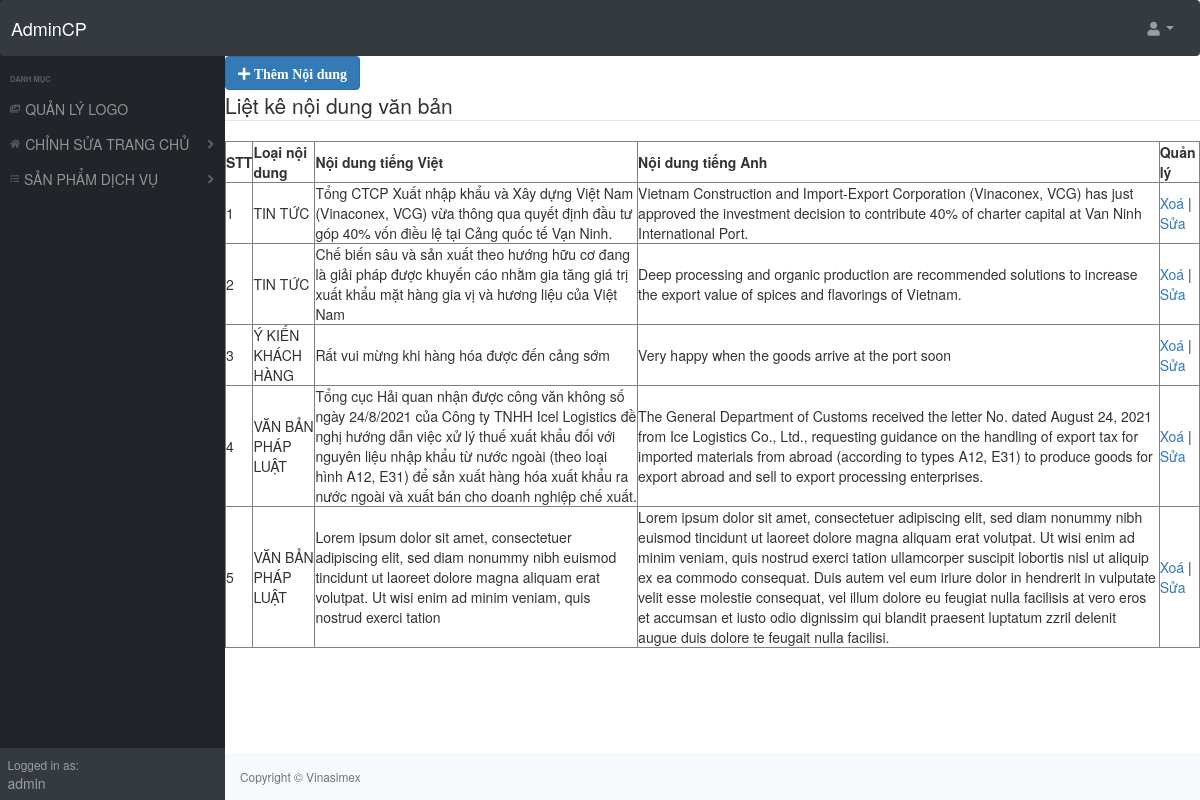
Page /admincp/index.php?action=quanlynd&query=lietke (signed in) on the earlier database version.
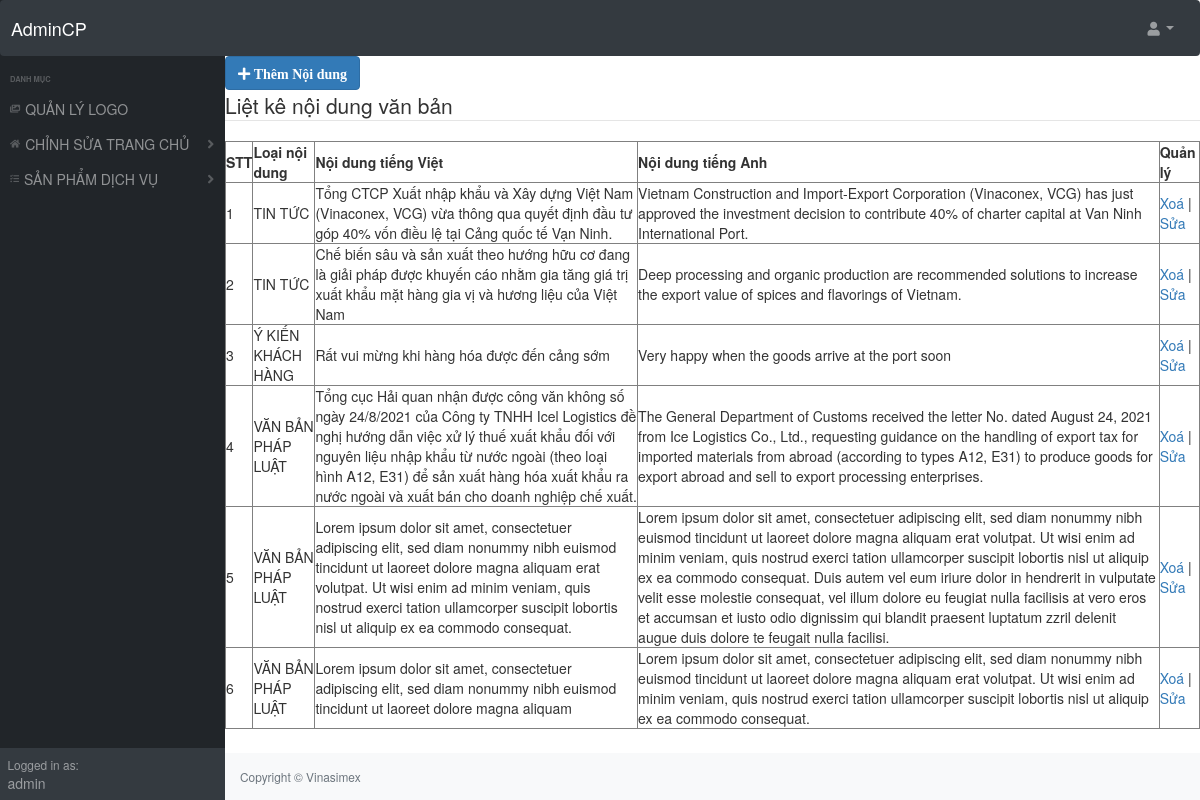
Same page on the later database version.
### tables this page shows
CREATE TABLE `noidung` (
  `id` int(11) NOT NULL,
  `loaind` varchar(50) NOT NULL,
  `chitiet_vi` text NOT NULL,
  `chitiet_en` text NOT NULL
);

### admincp/modules/quanlynd/lietke.php (the view)
<?php
	$sql_lietke_nd = "SELECT * FROM noidung ORDER BY id ";
	$query_lietke_nd= mysqli_query($mysqli,$sql_lietke_nd);
?>
<a href="?action=quanlynd&query=them" class="btn btn-primary">
<i class="fas fa-plus"> Thêm Nội dung</i>
</a>
<fieldset>
  <legend>Liệt kê nội dung văn bản</legend>
  <table style="width:100%" border="1" style="border-collapse: collapse;">
  <tr>
    <th>STT</th>
    <th>Loại nội dung</th>
    <th>Nội dung tiếng Việt</th>
    <th>Nội dung tiếng Anh</th>
    <th>Quản lý</th>
  </tr>
  <?php
  $i = 0;
  while($row = mysqli_fetch_array($query_lietke_nd)){
    $i++;
  ?>
  <tr>
    <td><?php echo $i ?></td>
    <td><?php if($row['loaind']=='tintuc'){
        echo 'TIN TỨC';
      }elseif($row['loaind']=='ykien'){
        echo 'Ý KIẾN KHÁCH HÀNG';
      }else{
        echo 'VĂN BẢN PHÁP LUẬT';
      }
      ?>
    </td>
    <td><?php echo $row['chitiet_vi'] ?></td>
    <td><?php echo $row['chitiet_en'] ?></td>
    <td>
      <a onclick="return confirm('Bạn có muốn xóa nội dung này?')" href="modules/quanlynd/xuly.php?id=<?php echo $row['id'] ?>">Xoá</a> | <a href="?action=quanlynd&query=sua&id=<?php echo $row['id'] ?>">Sửa</a>
    </td>
  </tr>
  <?php
  }
  ?>
</table>
</fieldset>

Differences in the rows shown:
changed noidung (number 5 of 6 on the later page): chitiet_vi "…quis nostrud exerci tation" → "…quis nostrud exerci tation ullamcorper suscipit lobortis nisl ut aliquip ex ea commodo consequat."
added noidung: loaind "VĂN BẢN PHÁP LUẬT", chitiet_vi "Lorem ipsum dolor sit amet, consectetuer adipiscing elit, sed diam nonummy nibh euismod tincidunt ut laoreet dolore magna aliquam", chitiet_en "Lorem ipsum dolor sit amet, consectetuer adipiscing elit, sed diam nonummy nibh euismod tincidunt ut laoreet dolore magna aliquam erat volutpat. Ut wisi enim ad minim veniam, quis nostrud exerci tation ullamcorper suscipit lobortis nisl ut aliquip ex ea commodo consequat."
